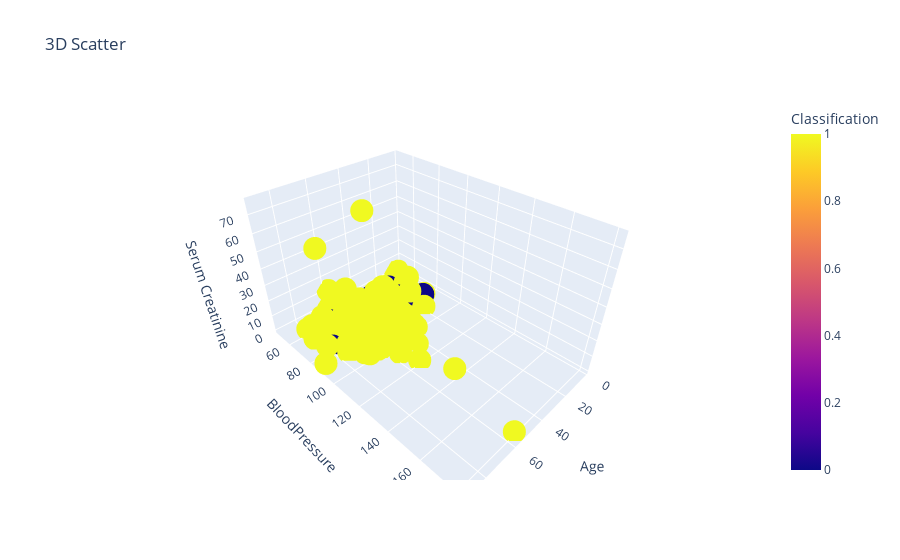

Source (notebook cell):
### Code cell
fig = px.scatter_3d(df, x = 'Age', y = 'BloodPressure', z = 'Serum Creatinine', 
                    color = 'Classification', title = '3D Scatter')
fig.show()

### Figure 1 — Plotly figure (JSON) as saved in the notebook; plotly's stock layout.template omitted (floating-point values rounded to 4 significant figures; data arrays with more than 128 entries replaced by an {"elided": "..."} marker saying what was removed)
{"data": [{"hovertemplate": "Age=%{x}<br>BloodPressure=%{y}<br>Serum Creatinine=%{z}<br>Classification=%{marker.color}<extra></extra>", "legendgroup": "", "marker": {"color": {"elided": "400 int values"}, "coloraxis": "coloraxis", "symbol": "circle"}, "mode": "markers", "name": "", "scene": "scene", "showlegend": false, "type": "scatter3d", "x": {"elided": "400 int values"}, "y": {"elided": "400 int values"}, "z": {"elided": "400 float values"}}], "layout": {"coloraxis": {"colorbar": {"title": {"text": "Classification"}}, "colorscale": [[0, "#0d0887"], [0.1111, "#46039f"], [0.2222, "#7201a8"], [0.3333, "#9c179e"], [0.4444, "#bd3786"], [0.5556, "#d8576b"], [0.6667, "#ed7953"], [0.7778, "#fb9f3a"], [0.8889, "#fdca26"], [1, "#f0f921"]]}, "legend": {"tracegroupgap": 0}, "scene": {"domain": {"x": [0, 1], "y": [0, 1]}, "xaxis": {"title": {"text": "Age"}}, "yaxis": {"title": {"text": "BloodPressure"}}, "zaxis": {"title": {"text": "Serum Creatinine"}}}, "title": {"text": "3D Scatter"}}}
